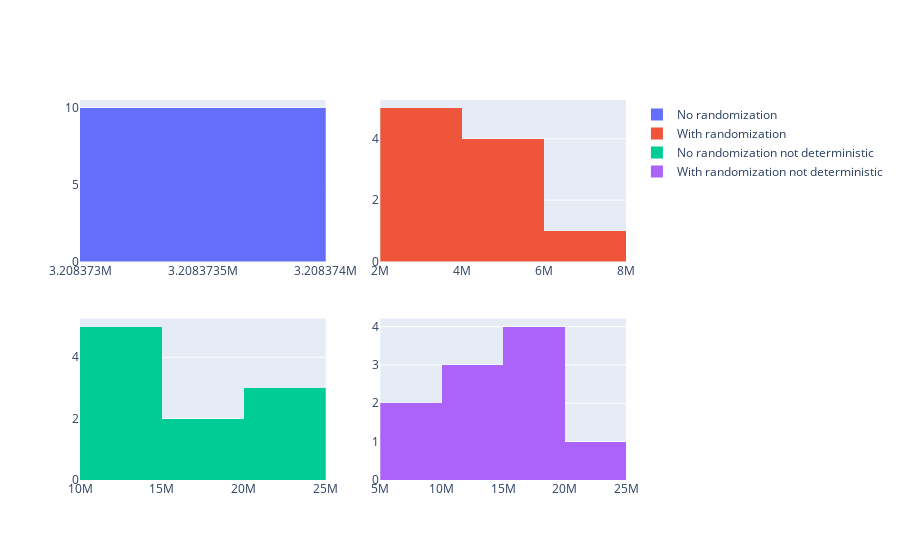

Notebook code for this chart:
### Code cell
test_model(model, n_eval_episodes=10)

### Figure 1 — Plotly figure (JSON) as saved in the notebook; plotly's stock layout.template omitted (floating-point values rounded to 4 significant figures)
{"data": [{"name": "No randomization", "type": "histogram", "x": [3208000.0, 3208000.0, 3208000.0, 3208000.0, 3208000.0, 3208000.0, 3208000.0, 3208000.0, 3208000.0, 3208000.0], "xaxis": "x", "yaxis": "y"}, {"name": "With randomization", "type": "histogram", "x": [2845000.0, 3460000.0, 5249000.0, 4691000.0, 7834000.0, 4388000.0, 3108000.0, 3190000.0, 3193000.0, 5267000.0], "xaxis": "x2", "yaxis": "y2"}, {"name": "No randomization not deterministic", "type": "histogram", "x": [14960000.0, 23450000.0, 20020000.0, 11200000.0, 11950000.0, 14240000.0, 14500000.0, 15010000.0, 15770000.0, 22610000.0], "xaxis": "x3", "yaxis": "y3"}, {"name": "With randomization not deterministic", "type": "histogram", "x": [11540000.0, 7487000.0, 9700000.0, 21620000.0, 18450000.0, 15040000.0, 15440000.0, 15000000.0, 13380000.0, 14260000.0], "xaxis": "x4", "yaxis": "y4"}], "layout": {"xaxis": {"anchor": "y", "domain": [0, 0.45]}, "xaxis2": {"anchor": "y2", "domain": [0.55, 1]}, "xaxis3": {"anchor": "y3", "domain": [0, 0.45]}, "xaxis4": {"anchor": "y4", "domain": [0.55, 1]}, "yaxis": {"anchor": "x", "domain": [0.575, 1]}, "yaxis2": {"anchor": "x2", "domain": [0.575, 1]}, "yaxis3": {"anchor": "x3", "domain": [0, 0.425]}, "yaxis4": {"anchor": "x4", "domain": [0, 0.425]}}}
